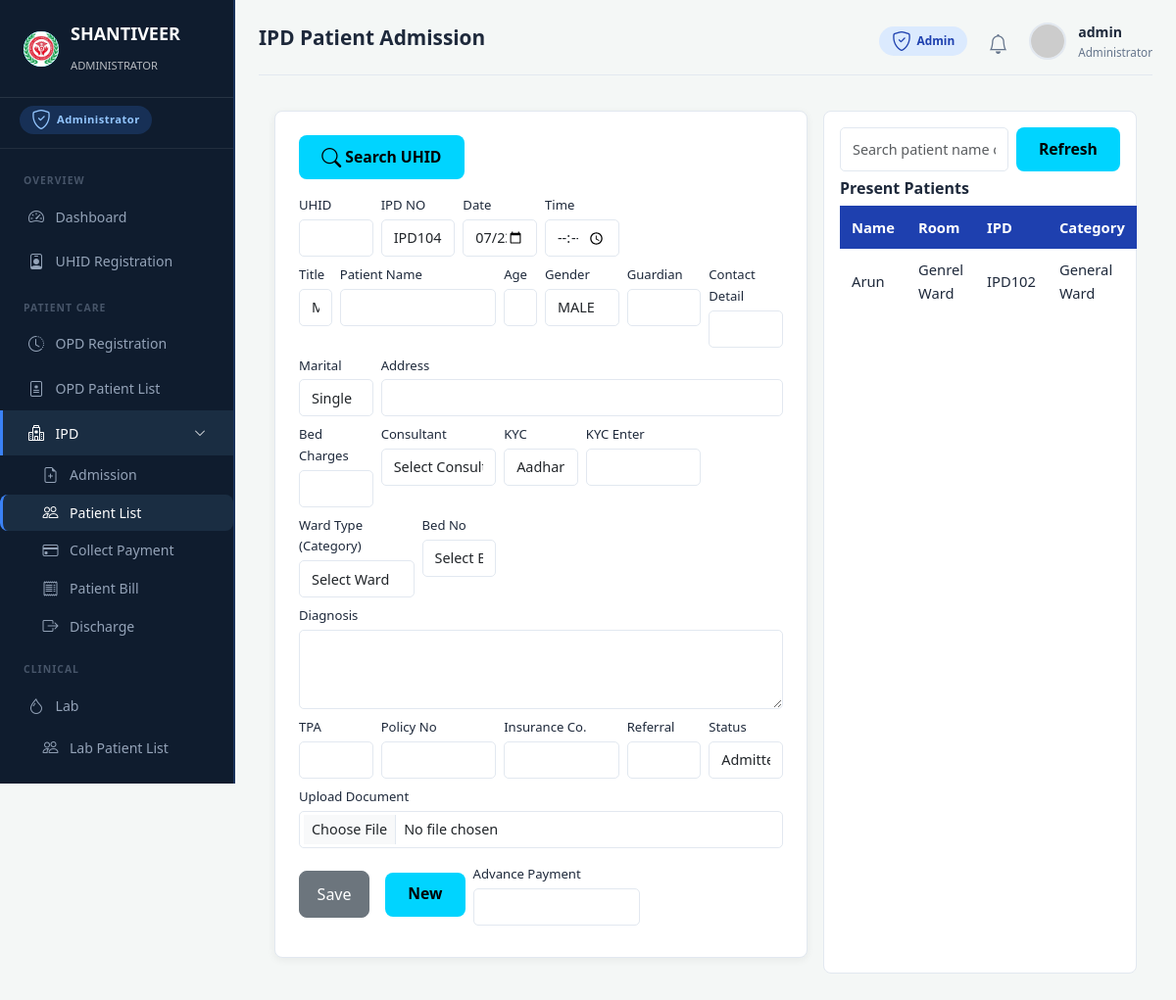
Screenshot of /ipd/admission/ (signed in) with the database file from the repository.
### uhid/models.py (models this page shows, shortened)
class Patient(models.Model):
    GENDER_CHOICES = [('Male', 'Male'), ('Female', 'Female'), ('Other', 'Other')]
    MARITAL_CHOICES = [('Single', 'Single'), ('Married', 'Married')]
    uhid = models.CharField(max_length=20, unique=True, editable=False)
    title = models.CharField(max_length=10, default='Mr')
    name = models.CharField(max_length=200)
    guardian = models.CharField(max_length=200, blank=True)
    guardian_relation = models.CharField(max_length=10, default='S/o')
    gender = models.CharField(max_length=10, choices=GENDER_CHOICES, default='Male')
    marital_status = models.CharField(max_length=20, choices=MARITAL_CHOICES, default='Single')
    dob = models.DateField(null=True, blank=True)
    age_years = models.PositiveIntegerField(default=0)
    age_months = models.PositiveIntegerField(default=0)
    age_days = models.PositiveIntegerField(default=0)
    mobile = models.CharField(max_length=15)
    blood_group = models.CharField(max_length=5, default='NA')
    resident = models.CharField(max_length=50, default='India')
    state = models.CharField(max_length=100, blank=True)
    city = models.CharField(max_length=100, blank=True)
    address = models.TextField(blank=True)
    created_at = models.DateTimeField(auto_now_add=True)
    updated_at = models.DateTimeField(auto_now=True)
    history = HistoricalRecords()
    class Meta:
        ordering = ['-created_at']

### ipd/models.py (models this page shows, shortened)
class IPDAdmission(models.Model):
    STATUS_CHOICES = [('Admitted', 'Admitted'), ('Discharged', 'Discharged')]
    ipd_no = models.CharField(max_length=20, unique=True, editable=False)
    patient = models.ForeignKey(Patient, on_delete=models.CASCADE, related_name='ipd_admissions')
    date = models.DateField()
    time = models.TimeField(null=True, blank=True)
    guardian = models.CharField(max_length=200, blank=True)
    category = models.CharField(max_length=50, default='General')
    consultant = models.CharField(max_length=200, blank=True)
    kyc_type = models.CharField(max_length=50, blank=True)
    kyc_no = models.CharField(max_length=50, blank=True)
    room_category = models.CharField(max_length=100, blank=True)
    room_no = models.CharField(max_length=20, blank=True)
    diagnosis = models.TextField(blank=True)
    tpa = models.CharField(max_length=200, blank=True)
    policy_no = models.CharField(max_length=100, blank=True)
    insurance_co = models.CharField(max_length=200, blank=True)
    referral = models.CharField(max_length=200, blank=True)
    status = models.CharField(max_length=20, choices=STATUS_CHOICES, default='Admitted')
    created_at = models.DateTimeField(auto_now_add=True)
    bed_charge = models.DecimalField(
    max_digits=10,
    decimal_places=2,
    default=0)
    history = HistoricalRecords()
    class Meta:
        ordering = ['-date']

### ipd/views.py (the view, shortened to what this page needs)
# urls.py: path('admission/', views.admission, name='admission'),
@require_module('ipd_admission', level='full')
def admission(request):
    edit_id = request.GET.get('edit') or request.POST.get('edit_id')
    admission_obj = None
    if edit_id:
        admission_obj = IPDAdmission.objects.select_related('patient').filter(pk=edit_id).first()
    present = IPDAdmission.objects.filter(status='Admitted').select_related('patient')
    present_list = [{'name': a.patient.name, 'room': a.room_no, 'ipd_no': a.ipd_no, 'category': a.category} for a in present]
    from masterdata.models import Doctor
    doctors = Doctor.objects.filter(is_active=True).order_by('name')
    ctx = {
        'active_sidebar': 'ipd',
        'today': timezone.localdate().isoformat(),
        'present_patients': present_list,
        'ipd_no': admission_obj.ipd_no if admission_obj else f'IPD{IPDAdmission.objects.count() + 101}',
        'form_ipd_no': admission_obj.ipd_no if admission_obj else '',
        'form_bed_charge': getattr(admission_obj, 'bed_charge', None) if admission_obj else '',
        'edit_id': admission_obj.id if admission_obj else '',
        'form_uhid': admission_obj.patient.uhid if admission_obj else '',
        'form_patient_name': admission_obj.patient.name if admission_obj else '',
        'form_age': admission_obj.patient.age_years if admission_obj else '',
        'form_gender': admission_obj.patient.gender.upper() if admission_obj else 'MALE',
        'form_contact': admission_obj.patient.mobile if admission_obj else '',
        'form_address': admission_obj.patient.address if admission_obj else '',
        'form_date': str(admission_obj.date) if admission_obj else '',
        'form_time': admission_obj.time.strftime('%H:%M') if admission_obj and admission_obj.time else '',
        'form_guardian': admission_obj.guardian if admission_obj else '',
        'form_category': admission_obj.category if admission_obj else 'General',
        'form_consultant': admission_obj.consultant if admission_obj else '',
        'form_kyc_type': admission_obj.kyc_type if admission_obj else 'Aadhar',
        'form_kyc_no': admission_obj.kyc_no if admission_obj else '',
        'form_room_category': admission_obj.room_category if admission_obj else '',
'form_room_no': admission_obj.room_no if admission_obj else '',
        'doctors': doctors,
        'bed_options': (
            (lambda qs: list(qs.order_by('room_no', 'bed_no').values('room_no', 'bed_no')))(
                (
                    (lambda bed_qs, ward_cat_lower: (
                        bed_qs.filter(room_no__istartswith='P') if 'private' in ward_cat_lower else
                        bed_qs.filter(room_no__istartswith='E') if 'emergency' in ward_cat_lower else
                        bed_qs.filter(room_no__istartswith='G')
                    ))
                    (Bed.objects.filter(status='Vacant'), (admission_obj.room_category if admission_obj else request.GET.get('room_category', '')).strip().lower())
                    if (admission_obj.room_category if admission_obj else request.GET.get('room_category', '')).strip().lower() else
                    Bed.objects.filter(status='Vacant').filter(room_no__istartswith='G')
                )
            )
        ),
        'form_diagnosis': admission_obj.diagnosis if admission_obj else '',
        'form_tpa': admission_obj.tpa if admission_obj else '',
        'form_policy_no': admission_obj.policy_no if admission_obj else '',
        'form_insurance': admission_obj.insurance_co if admission_obj else '',
        'form_referral': admission_obj.referral if admission_obj else '',
        'form_status': admission_obj.status if admission_obj else 'Admitted',
    }
    return render(request, 'ipd/admission.html', ctx)

### templates/ipd/admission.html (shortened to what this page needs)
{% extends 'base_ipd.html' %}
{% block page_title %}IPD Patient Admission{% endblock %}
{% block content %}
<div class="ipd-split-layout">
    <div class="form-card">
        <button type="button" class="btn-cyan mb-3" data-bs-toggle="modal" data-bs-target="#uhidModal"><i class="bi bi-search"></i> Search UHID</button>
        <form method="post">{% csrf_token %}
            <div class="row g-2 mb-2">
                <div class="col-md-2"><label class="small">UHID</label><input name="uhid" class="form-control form-control-sm" value="{{ form_uhid }}"></div>
                <div class="col-md-2"><label class="small">IPD NO</label><input name="ipd_no" class="form-control form-control-sm" value="{{ ipd_no }}" readonly></div>
                <div class="col-md-2"><label class="small">Date</label><input type="date" name="date" class="form-control form-control-sm" value="{{ form_date|default:today }}"></div>
                <div class="col-md-2"><label class="small">Time</label><input type="time" name="time" class="form-control form-control-sm" value="{{ form_time }}"></div>
            </div>
            <div class="row g-2 mb-2">
                <div class="col-md-1"><label class="small">Title</label><select name="title" class="form-select form-select-sm"><option>MR.</option><option>MRS.</option><option>MS.</option></select></div>
                <div class="col-md-4"><label class="small">Patient Name</label><input name="patient_name" class="form-control form-control-sm" value="{{ form_patient_name }}" required></div>
                <div class="col-md-1"><label class="small">Age</label><input name="age" class="form-control form-control-sm" value="{{ form_age }}"></div>
                <div class="col-md-2"><label class="small">Gender</label><select name="gender" class="form-select form-select-sm">
                    <option value="MALE" {% if form_gender == 'MALE' %}selected{% endif %}>MALE</option>
                </select></div>
                <div class="col-md-2"><label class="small">Guardian</label><input name="guardian" class="form-control form-control-sm" value="{{ form_guardian }}"></div>
                <div class="col-md-2"><label class="small">Contact Detail</label><input name="contact" class="form-control form-control-sm" value="{{ form_contact }}"></div>
            </div>
            <div class="row g-2 mb-2">
                <div class="col-md-2"><label class="small">Marital</label><select name="marital" class="form-select form-select-sm"><option>Single</option><option>Married</option></select></div>
                <div class="col-md-10"><label class="small">Address</label><input name="address" class="form-control form-control-sm" value="{{ form_address }}"></div>
            </div>
            <div class="row g-2 mb-2">
                <div class="col-md-2">
                    <label class="small">Bed Charges</label>
                    <input type="number" id="bed_charge" name="bed_charge" class="form-control form-control-sm" value="{{ form_bed_charge|default:'' }}">
                </div>
            <div class="col-md-3">
                <label class="small">Consultant</label>
                <select name="consultant" class="form-control form-control-sm">
                    <option value="">Select Consultant</option>
                </select>
            </div>
                <div class="col-md-2"><label class="small">KYC</label><select name="kyc_type" class="form-select form-select-sm">
                    <option value="Aadhar" {% if form_kyc_type == 'Aadhar' %}selected{% endif %}>Aadhar</option>
                </select></div>
                <div class="col-md-3"><label class="small">KYC Enter</label><input name="kyc_no" class="form-control form-control-sm" value="{{ form_kyc_no }}"></div>
            </div>
            <div class="row g-2 mb-2">
                <div class="col-md-3">
                    <label class="small">Ward Type (Category)</label>
                    <select name="room_category" id="room_category" class="form-control form-control-sm">
                        <option value="" {% if not form_room_category %}selected{% endif %}>Select Ward</option>
                    </select>
                </div>
                <div class="col-md-2">
                    <label class="small">Bed No</label>
                    <select name="room_no" id="bed_no" class="form-control form-control-sm">
                        <option value="" {% if not form_room_no %}selected{% endif %}>Select Bed</option>
                    </select>
                </div>
            </div>
            <div class="mb-2"><label class="small">Diagnosis</label><textarea name="diagnosis" class="form-control form-control-sm" rows="3">{{ form_diagnosis }}</textarea></div>
            <div class="row g-2 mb-2">
                <div class="col-md-2"><label class="small">TPA</label><input name="tpa" class="form-control form-control-sm" value="{{ form_tpa }}"></div>
                <div class="col-md-3"><label class="small">Policy No</label><input name="policy_no" class="form-control form-control-sm" value="{{ form_policy_no }}"></div>
                <div class="col-md-3"><label class="small">Insurance Co.</label><input name="insurance" class="form-control form-control-sm" value="{{ form_insurance }}"></div>
                <div class="col-md-2"><label class="small">Referral</label><input name="referral" class="form-control form-control-sm" value="{{ form_referral }}"></div>
                <div class="col-md-2"><label class="small">Status</label><select name="status" class="form-select form-select-sm">
                    <option value="Admitted" {% if form_status == 'Admitted' %}selected{% endif %}>Admitted</option>
                </select></div>
            </div>
            <div class="mb-3"><label class="small">Upload Document</label><input type="file" name="document" class="form-control form-control-sm"></div>
            <div class="d-flex gap-2 align-items-center mb-2">
                <button type="submit" class="btn btn-secondary">Save</button>
                <button type="reset" class="btn-cyan ms-2">New</button>
                <div class="d-flex flex-column">
                    <label class="small">Advance Payment</label>
                    <input type="text" name="advance_payment" class="form-control form-control-sm" id="advancePaymentText" value="{{ form_advance_payment|default:'' }}" inputmode="decimal" style="max-width:170px;">
                </div>
            </div>
        </form>
    </div>
    <div class="present-patients-panel">
        <div class="d-flex gap-2 mb-2">
            <input type="text" class="form-control form-control-sm" placeholder="Search patient name or IPD" id="ipdSearch">
            <button class="btn-cyan btn-sm">Refresh</button>
        </div>
        <h6 class="fw-bold mb-2">Present Patients</h6>
        <table class="hms-table">
            <thead><tr><th>Name</th><th>Room</th><th>IPD</th><th>Category</th></tr></thead>
            <tbody>
            {% for p in present_patients %}
            <tr><td>{{ p.name }}</td><td>{{ p.room }}</td><td>{{ p.ipd_no }}</td><td>{{ p.category }}</td></tr>
            {% endfor %}
            </tbody>
        </table>
    </div>
</div>
{% endblock %}

### templates/base_dashboard.html (shortened to what this page needs)
{% load static %}
{% load group_tags %}
<!DOCTYPE html>
<html lang="en">
<head>
  <link href="https://cdn.jsdelivr.net/npm/bootstrap@5.3.2/dist/css/bootstrap.min.css" rel="stylesheet">
  <link href="https://cdn.jsdelivr.net/npm/bootstrap-icons@1.11.1/font/bootstrap-icons.css" rel="stylesheet">
  <link href="{% static 'css/main.css' %}" rel="stylesheet">
  <link href="{% static 'css/role_panels.css' %}" rel="stylesheet">
  <link href="{% static 'css/responsive_overrides.css' %}" rel="stylesheet">
</head>
<body class="{% if user.is_superuser %}role-admin{% elif user|has_group:"Doctor" %}role-doctor{% elif user|has_group:"Receptionist" %}role-recept{% elif user|has_group:"Pharmacist" %}role-pharma{% else %}role-admin{% endif %}">
<div class="dashboard-layout">
  {% include 'includes/sidebar_dashboard.html' %}
  <main class="dash-main">
    <div class="dash-topbar">
      <h1>{% block page_title %}Dashboard{% endblock %}</h1>
      <div class="dash-topbar-right">
        {% if user.is_superuser %}
          <span class="topbar-role-chip chip-admin"><i class="bi bi-shield-check"></i> Admin</span>
        {% elif user|has_group:'Doctor' %}
          <span class="topbar-role-chip chip-doctor"><i class="bi bi-person-badge"></i> Doctor</span>
        {% elif user|has_group:'Receptionist' %}
          <span class="topbar-role-chip chip-recept"><i class="bi bi-headset"></i> Receptionist</span>
        {% elif user|has_group:'Pharmacist' %}
          <span class="topbar-role-chip chip-pharma"><i class="bi bi-capsule"></i> Pharmacist</span>
        {% endif %}
        <div class="dropdown">
          <div class="notif-bell" data-bs-toggle="dropdown" aria-expanded="false" style="cursor:pointer">
            <i class="bi bi-bell"></i>
          </div>
        </div>
        <div class="dropdown">
          <div class="user-profile-mini" data-bs-toggle="dropdown" style="cursor:pointer">
            <img src="https://ui-avatars.com/api/?name={{ user.get_full_name|default:user.username }}&background=1e40af&color=fff" alt="avatar">
            <div>
              <div class="name">{{ user.get_full_name|default:user.username }}</div>
              <div class="role">
                {% if user.is_superuser %}Administrator
                {% else %}{{ user.groups.all.0.name|default:"User" }}{% endif %}
              </div>
            </div>
          </div>
        </div>
      </div>
    </div>
    {% block content %}{% endblock %}
  </main>
</div>
</body>
</html>

### rows the page displays
Patient: name "Arun"
IPDAdmission: room "Genrel Ward", ipd_no "IPD102", category "General Ward"

### other values shown
{{ user_role_label|default:"HOSPITAL"|upper }} "ADMINISTRATOR"
{{ user_role_label|default:"Administrator" }} "Administrator"
{{ user.get_full_name|default:user.username }} "admin"
